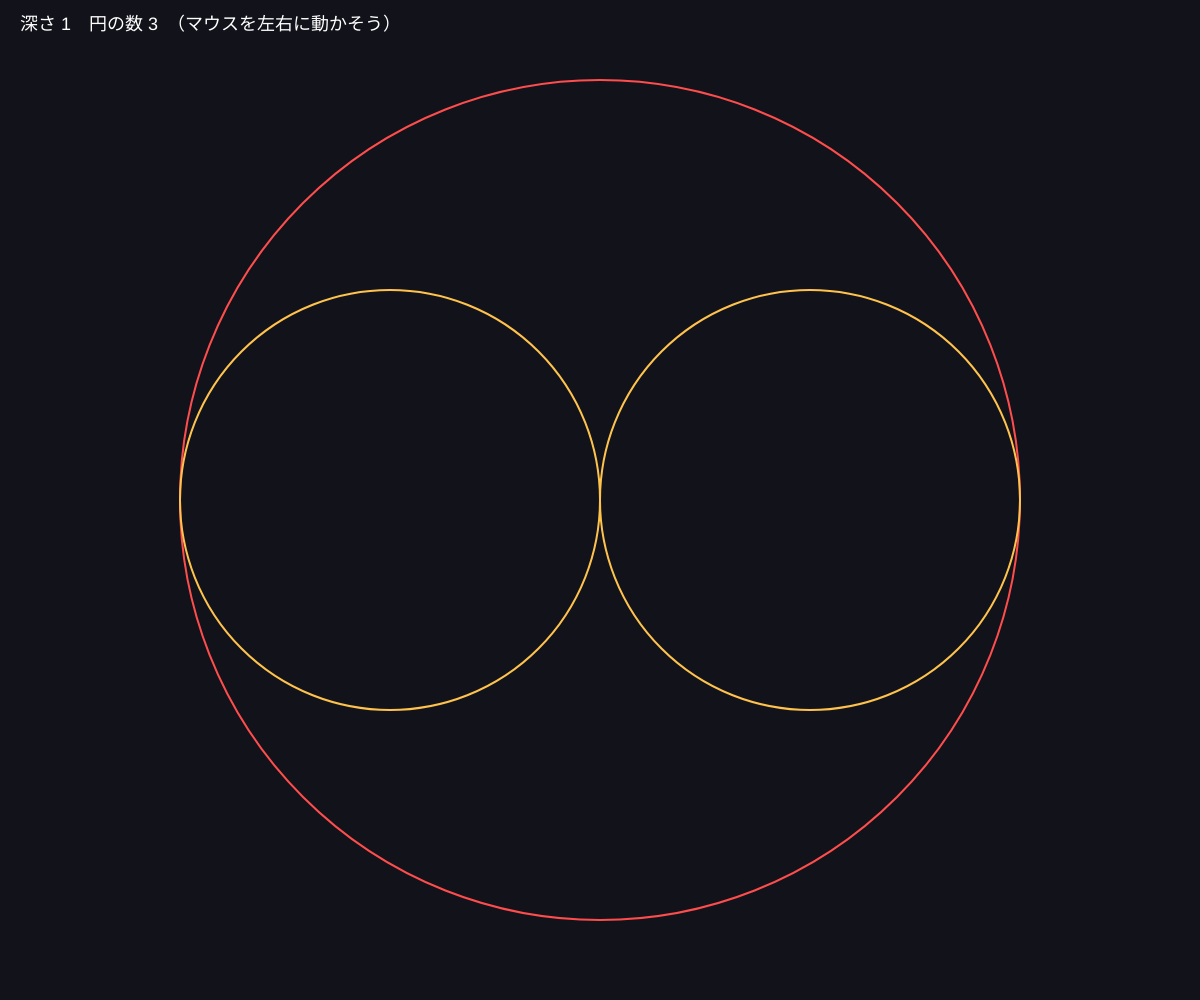
Frame 1 (no input)
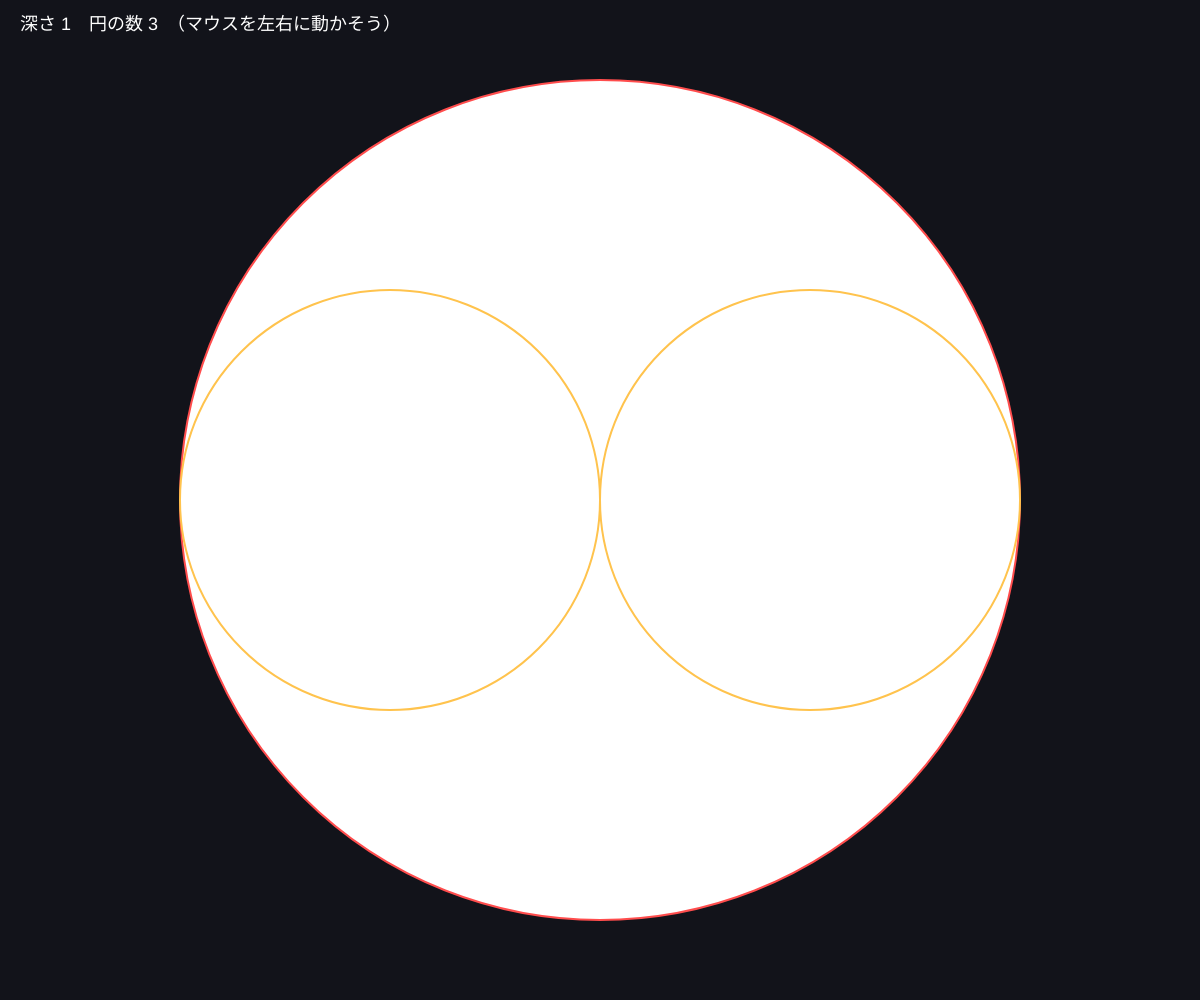
Frame 60 (no input)
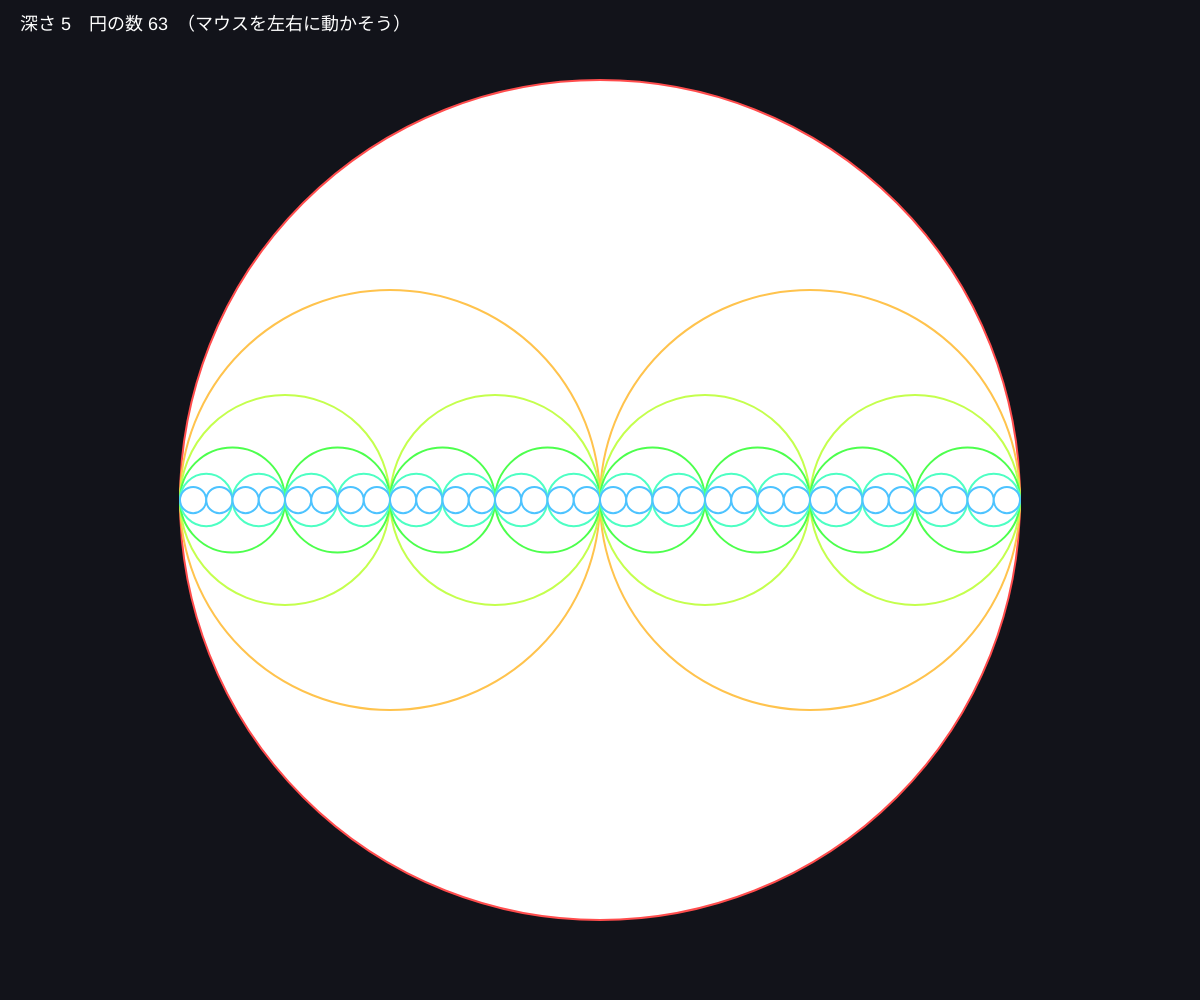
Frame 120 (the mouse pressed at the canvas centre since frame 60)

The p5.js sketch that drew these frames (run headless with seeded random() and noise() and a simulated clock; from frame 60 on, the mouse is pressed at the canvas centre):

// p5.js sketch
// ── sketch.js
// ============================================
// 00 円の中に円（はじめての再帰）
// 「自分自身を呼び出す」関数で、同じ形がどこまでも続く
// マウスを左右に動かすと、くり返しの深さが変わる
// ============================================

let maxDepth = 4; // どこまで深くくり返すか
let count = 0; // 描いた円の数

function setup() {
  createCanvas(windowWidth, windowHeight);
  colorMode(HSB, 360, 100, 100, 100);
  noFill();
  strokeWeight(2);
}

function draw() {
  background(230, 30, 10);

  // マウスの x 位置 → 深さ（1〜8）
  maxDepth = floor(map(mouseX, 0, width, 1, 9, true));
  count = 0;

  // 最初の大きな円から始める
  drawCircle(width / 2, height / 2, min(width, height) * 0.42, 0);

  // 説明
  noStroke();
  fill(0, 0, 100);
  textSize(18);
  text('深さ ' + maxDepth + '　円の数 ' + count + '　（マウスを左右に動かそう）', 20, 30);
}

// 円を描いて、その中にもっと小さい円を描く関数
// depth = 今なんばん目の深さか
function drawCircle(x, y, r, depth) {
  stroke((depth * 40) % 360, 70, 100);
  circle(x, y, r * 2);
  count = count + 1;

  // まだ深さが残っていたら、半分の大きさの円を左右に描く
  // ★ ここで「自分自身」を呼んでいる = 再帰
  if (depth < maxDepth) {
    drawCircle(x - r / 2, y, r / 2, depth + 1);
    drawCircle(x + r / 2, y, r / 2, depth + 1);
  }
}

// ---------- やってみよう ----------
// 1. 左右だけでなく、上下にも円を描いてみよう
//    drawCircle(x, y - r / 2, r / 2, depth + 1);
//    drawCircle(x, y + r / 2, r / 2, depth + 1);
// 2. r / 2 を r / 3 にすると？
// 3. 円の数は深さが1増えるごとに何倍になる？
